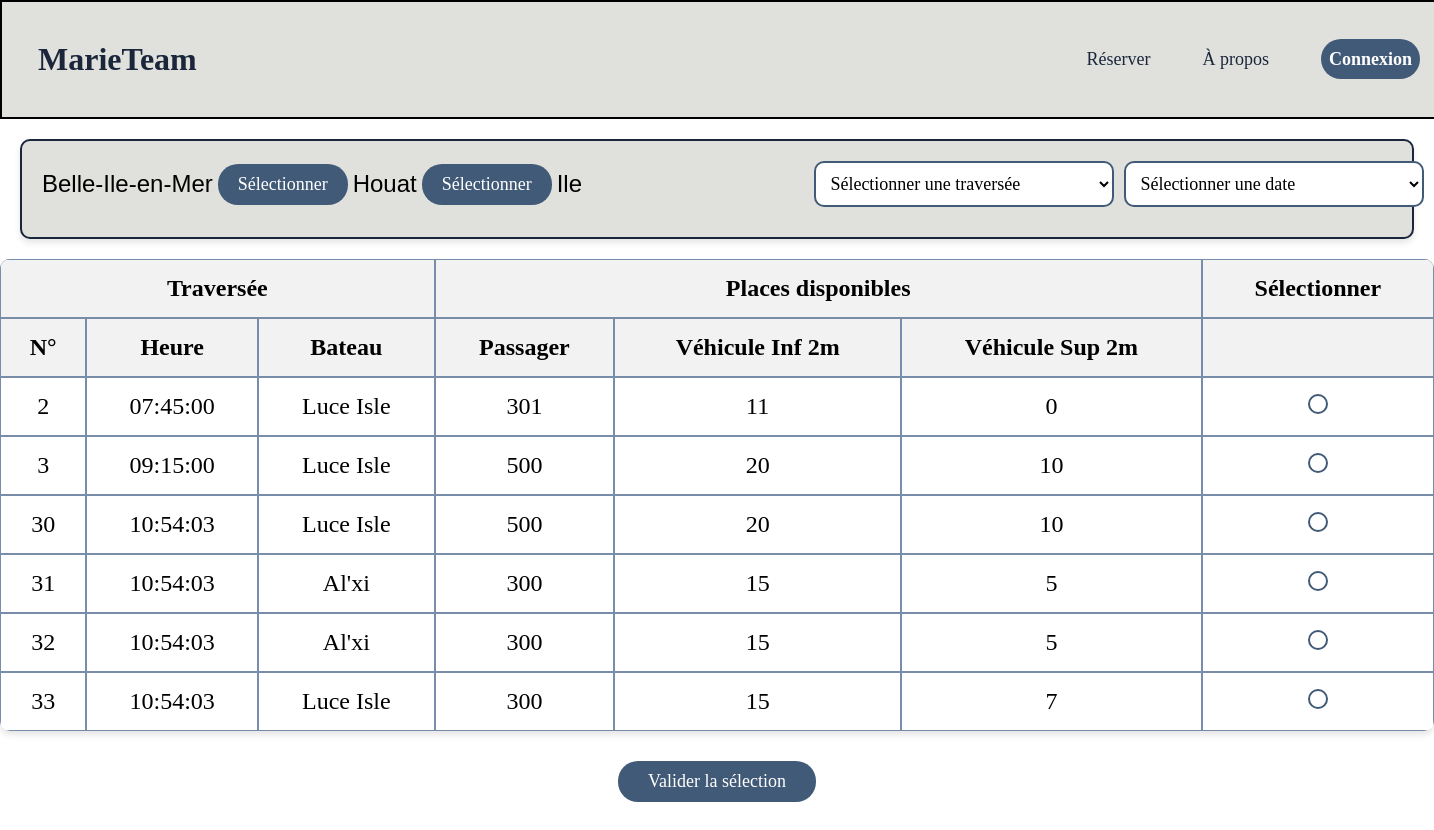
Page /Pages/reserver.php on the committed database.
### tables this page shows
CREATE TABLE `bateau` (
  `id_bateau` int(11) NOT NULL,
  `nom_bateau` varchar(50) DEFAULT NULL,
  `long_bateau` decimal(4,2) DEFAULT NULL,
  `larg_bateau` decimal(4,2) DEFAULT NULL,
  `vitesse_bateau` varchar(50) DEFAULT NULL,
  `image_url` varchar(500) NOT NULL
);

### Fonctions/scriptReserver.php (called while the page is built, shortened)
<?php
include_once "../pdo/pdo.php";
function getSecteurs() {
    global $pdo;
    $sql = "SELECT nom_secteur
            FROM secteur
            INNER JOIN liaison ON liaison.id_secteur = secteur.id_secteur
            INNER JOIN traversée ON traversée.id_travers = liaison.id_travers
            WHERE traversée.date_travers > CURRENT_DATE
            GROUP BY secteur.nom_secteur";
    $stmt = $pdo->prepare($sql);
    $stmt->execute();
    return $stmt->fetchAll();
}
function GetInfo() {
    global $pdo;
    $sql = "SELECT
    t.id_travers,
    t.date_travers,
    t.desc_travers,
    t.heure_travers,
    b.nom_bateau,
    -- Places disponibles pour les passagers (Catégorie 1)
    c1.capac_bateau_pass - COALESCE(SUM(CASE WHEN e.id_type IN (1,2,3) THEN e.quantité END), 0) AS Passager,
    -- Places disponibles pour les véhicules < 2m (Catégorie 2)
    c2.capac_bateau_pass - COALESCE(SUM(CASE WHEN e.id_type IN (4,5) THEN e.quantité END), 0) AS `véhicule inf2m`,
    -- Places disponibles pour les véhicules > 2m (Catégorie 3)
    c3.capac_bateau_pass - COALESCE(SUM(CASE WHEN e.id_type IN (6,7,8) THEN e.quantité END), 0) AS `véhicule sup2m`
FROM marieteam.traversée t
LEFT JOIN marieteam.reservation r ON t.id_travers = r.id_travers
LEFT JOIN marieteam.enregistrer e ON r.id_resa = e.id_resa
JOIN marieteam.bateau b ON t.id_bateau = b.id_bateau
LEFT JOIN marieteam.contenir c1 ON b.id_bateau = c1.id_bateau AND c1.id_cat = 1
LEFT JOIN marieteam.contenir c2 ON b.id_bateau = c2.id_bateau AND c2.id_cat = 2
LEFT JOIN marieteam.contenir c3 ON b.id_bateau = c3.id_bateau AND c3.id_cat = 3
WHERE t.date_travers > CURDATE()
GROUP BY t.id_travers, t.heure_travers, b.nom_bateau, c1.capac_bateau_pass, c2.capac_bateau_pass, c3.capac_bateau_pass
HAVING
    Passager > 0 OR `véhicule inf2m` > 0 OR `véhicule sup2m` > 0;";
    $stmt = $pdo->prepare($sql);
    $stmt->execute();
    return $stmt->fetchAll(PDO::FETCH_ASSOC);
}
?>

### Pages/reserver.php (the view, shortened to what this page needs)
<?php
    include '../Fonctions/scriptUserConnecte.php';
?>
<!DOCTYPE html>
<html lang="fr">
<head>
    <link rel="stylesheet" href="../Style/style.css">
</head>
<body>
    <nav class="menu">
      <ul>
        <?php if ($_SESSION['typer_user'] === 'Gestionnaire'): ?>
          <li class="titre-marieteam"><a href="accueilAdmin.php"><b>MarieTeam</b></a></li>
          <?php else: ?>
              <li class="titre-marieteam"><a href="index.php"><b>MarieTeam</b></a></li>
          <?php endif; ?>        <div class="nav-buttons">
        <?php if (isset($prenom) && isset($nom)): ?>
            <li><a class='active' href="reserver.php">Réserver</a></li>
          <?php else: ?>
            <li><a href="connexion.php">Réserver</a></li>
          <?php endif; ?>
          <li><a href="index.php">À propos</a></li>
          <?php if (isset($prenom) && isset($nom)): ?>
            <li><a href="profile.php"><b class="connexion-btn"><?php echo $prenom . ' ' . $nom; ?></b></a></li>
          <?php else: ?>
            <li><a href="connexion.php"><b class="connexion-btn">Connexion</b></a></li>
          <?php endif; ?>
        </div>
      </ul>
    </nav>
    <?php
        include '../Fonctions/scriptReserver.php';
        $secteurs = getSecteurs();
        $infos = GetInfo();
    ?>
<div class="blockR">
        <div class="destination">
            <ul>
            <?php foreach ($secteurs as $secteurItem): ?>
                    <?php echo htmlspecialchars($secteurItem['nom_secteur']); ?>
                    <button type="button" onclick="selectionnerSecteur('<?php echo htmlspecialchars($secteurItem['nom_secteur']); ?>')">
                        Sélectionner
                    </button>
            <?php endforeach; ?>
            </ul>
        </div>
        <div class="tableauReservation">
            <select name="traversee" data-nom-secteur="<?= htmlspecialchars($nom_secteur) ?>" onchange="selectionnerTraversee(this.value)">
                <option value="">Sélectionner une traversée</option>
            </select>
            <select name="date_traversee" id="date_traversee">
                <option value="">Sélectionner une date</option>
            </select>
        </div>
    </div>
    <form id="selectionForm" action="reservation.php" method="POST">
        <table>
            <thead>
                <tr>
                    <th colspan="3">Traversée</th>
                    <th colspan="3">Places disponibles</th>
                    <th>Sélectionner</th>
                </tr>
                <tr>
                    <th>N°</th>
                    <th>Heure</th>
                    <th>Bateau</th>
                    <th>Passager</th>
                    <th>Véhicule Inf 2m</th>
                    <th>Véhicule Sup 2m</th>
                    <th></th>
                </tr>
            </thead>
            <tbody>
                <?php foreach ($infos as $info) : ?>
                    <tr>
                        <td><?= htmlspecialchars($info['id_travers']) ?></td>
                        <td><?= htmlspecialchars($info['heure_travers']) ?></td>
                        <td><?= htmlspecialchars($info['nom_bateau']) ?></td>
                        <td><?= htmlspecialchars($info['Passager']) ?></td>
                        <td><?= htmlspecialchars($info['véhicule inf2m']) ?></td>
                        <td><?= htmlspecialchars($info['véhicule sup2m']) ?></td>
                        <td>
                            <input type="radio" name="id_travers" value="<?= htmlspecialchars($info['id_travers']) ?>">
                        </td>
                    </tr>
                <?php endforeach; ?>
            </tbody>
        </table>
        <button type="submit">Valider la sélection</button>
    </form>
</body>
</html>

### Style/style.css (style rules this page uses)
* { margin: 0; padding: 0; font-family: "Bahnschrift", sans-serif; font-size: x-large; }
body { background-image: #ACB7C3; background-attachment: fixed; height: 100%; }
ul { list-style-type: none; margin: 0; padding: 25px 0; overflow: hidden; background-color: #E0E1DD; display: flex; align-items: center; width: 100%; border: 2px solid black; }
.titre-marieteam { margin-right: auto; }
li b { font-size: xx-large; font-family: "Lucida fax"; }
.nav-buttons { display: flex; }
li { margin-left: 20px; }
li a { font-size: large; font-family: "Lucida fax"; display: block; color: #1B263B; text-align: center; padding: 14px 16px; text-decoration: none; }
b { font-weight: bold; }
.connexion-btn { font-size: large; font-family: "Lucida fax"; cursor: pointer; background-color: #415A77; color: white; padding: 10px 8px; border-radius: 20px; text-decoration: none; }
input { width: 100%; border: 1px solid #ccc; border-radius: 10px; max-width: 800px; margin: 30 auto; padding: 8; }
select { width: 100%; border: 1px solid #ccc; border-radius: 10px; max-width: 800px; margin: 30 auto; padding: 8; }
.blockR { margin: 0; padding: 1%; display: flex; justify-content: space-between; align-items: center; }
.destination { display: flex; width: 100%; }
.destination ul { display: flex; width: 70%; list-style: none; }
table { width: 100%; border-collapse: collapse; }
th, td { border: 1px solid black; padding: 8px; text-align: center; }
th { background-color: #f2f2f2; }
.blockR { margin: 20px; padding: 20px; background-color: #E0E1DD; border-radius: 10px; border: 2px solid #1B263B; box-shadow: 0 4px 6px rgba(0, 0, 0, 0.1); }
.destination { margin-bottom: 10px; }
.destination ul { display: flex; gap: 5px; border: none; background: none; padding: 0; }
.destination ul { white-space: nowrap; }
.destination button { font-size: large; font-family: "Lucida fax"; background-color: #415A77; color: white; padding: 10px 20px; border: none; border-radius: 20px; cursor: pointer; transition: background-color 0.3s; }
.tableauReservation { display: flex; gap: 10px; margin-bottom: 10px; }
.tableauReservation > * { width: 300px; min-width: 200px; }
.tableauReservation select { flex: 1; padding: 10px; border: 2px solid #415A77; border-radius: 10px; font-size: large; font-family: "Lucida fax"; background-color: white; }
table { width: 100%; border-collapse: separate; border-spacing: 0; margin: 20px 0; background-color: white; border-radius: 10px; overflow: hidden; box-shadow: 0 4px 6px rgba(0, 0, 0, 0.1); }
thead tr:first-child { background-color: #1B263B; color: rgb(0, 0, 0); }
thead tr:last-child { background-color: #415A77; color: rgb(0, 0, 0); }
th { padding: 15px; text-align: center; font-family: "Lucida fax"; border: 1px solid #778DA9; }
td { padding: 15px; text-align: center; border: 1px solid #778DA9; font-family: "Lucida fax"; }
input[type="radio"] { width: 20px; height: 20px; border: 2px solid #415A77; border-radius: 50%; appearance: none; cursor: pointer; position: relative; }
#selectionForm button[type="submit"] { display: block; margin: 30px auto; padding: 10px 30px; background-color: #415A77; color: white; border: none; border-radius: 20px; font-size: large; font-family: "Lucida fax"; cursor: pointer; transition: background-color 0.3s; }

### rows in the picture
traversée: id_travers "2", heure_travers "07:45:00", id_bateau.nom_bateau "Luce Isle", Passager "301", véhicule "11", véhicule "0"
traversée: id_travers "3", heure_travers "09:15:00", id_bateau.nom_bateau "Luce Isle", Passager "500", véhicule "20", véhicule "10"
traversée: id_travers "30", heure_travers "10:54:03", id_bateau.nom_bateau "Luce Isle", Passager "500", véhicule "20", véhicule "10"
traversée: id_travers "31", heure_travers "10:54:03", id_bateau.nom_bateau "Al'xi", Passager "300", véhicule "15", véhicule "5"
traversée: id_travers "32", heure_travers "10:54:03", id_bateau.nom_bateau "Al'xi", Passager "300", véhicule "15", véhicule "5"
traversée: id_travers "33", heure_travers "10:54:03", id_bateau.nom_bateau "Luce Isle", Passager "300", véhicule "15", véhicule "7"

### other values in the picture
$secteurItem['nom_secteur'] "Belle-Ile-en-Mer"
$secteurItem['nom_secteur'] "Houat"
$secteurItem['nom_secteur'] "Ile…"
